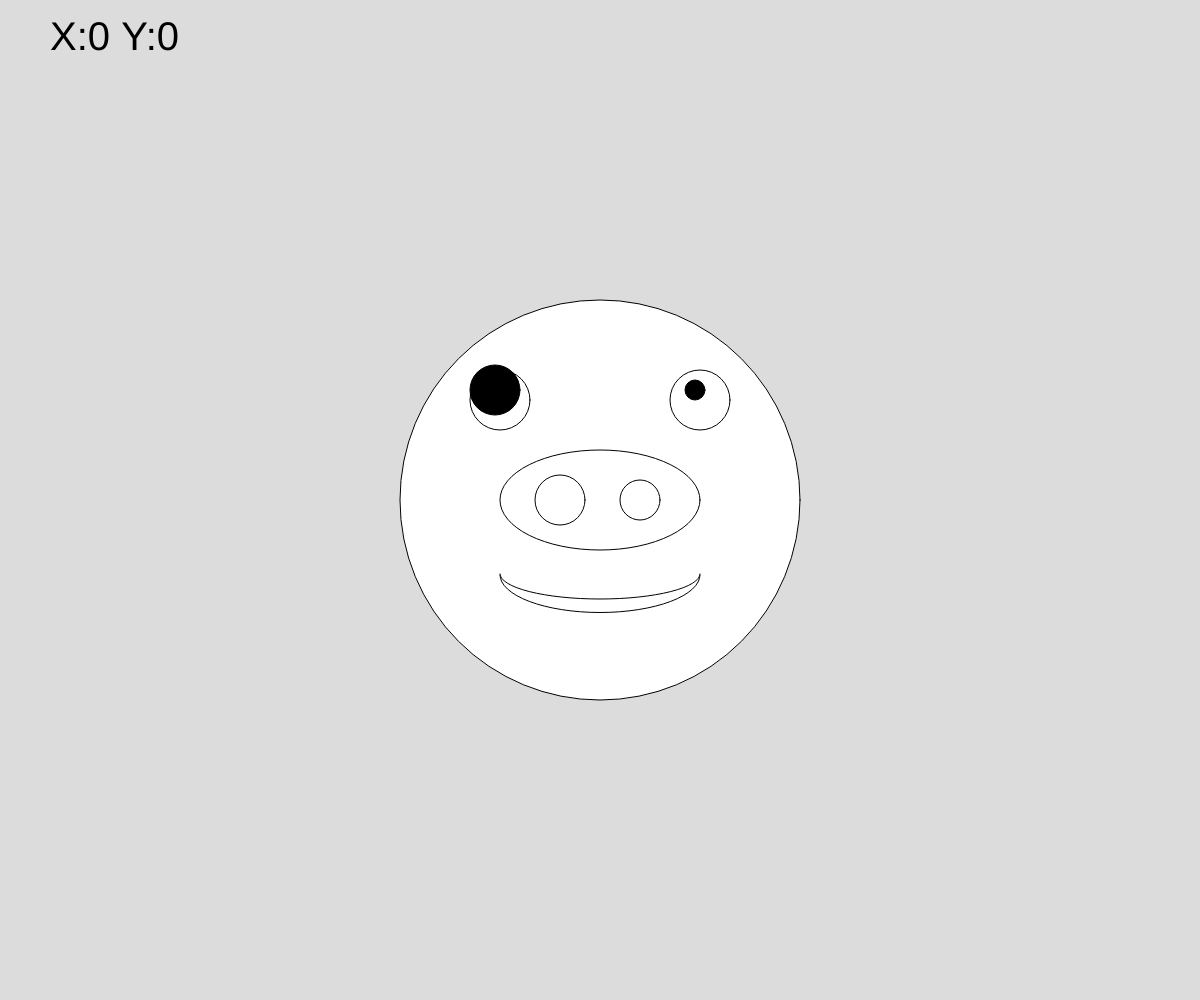
Frame 1 (no input)
Frame 60 (no input): identical to frame 1, image omitted
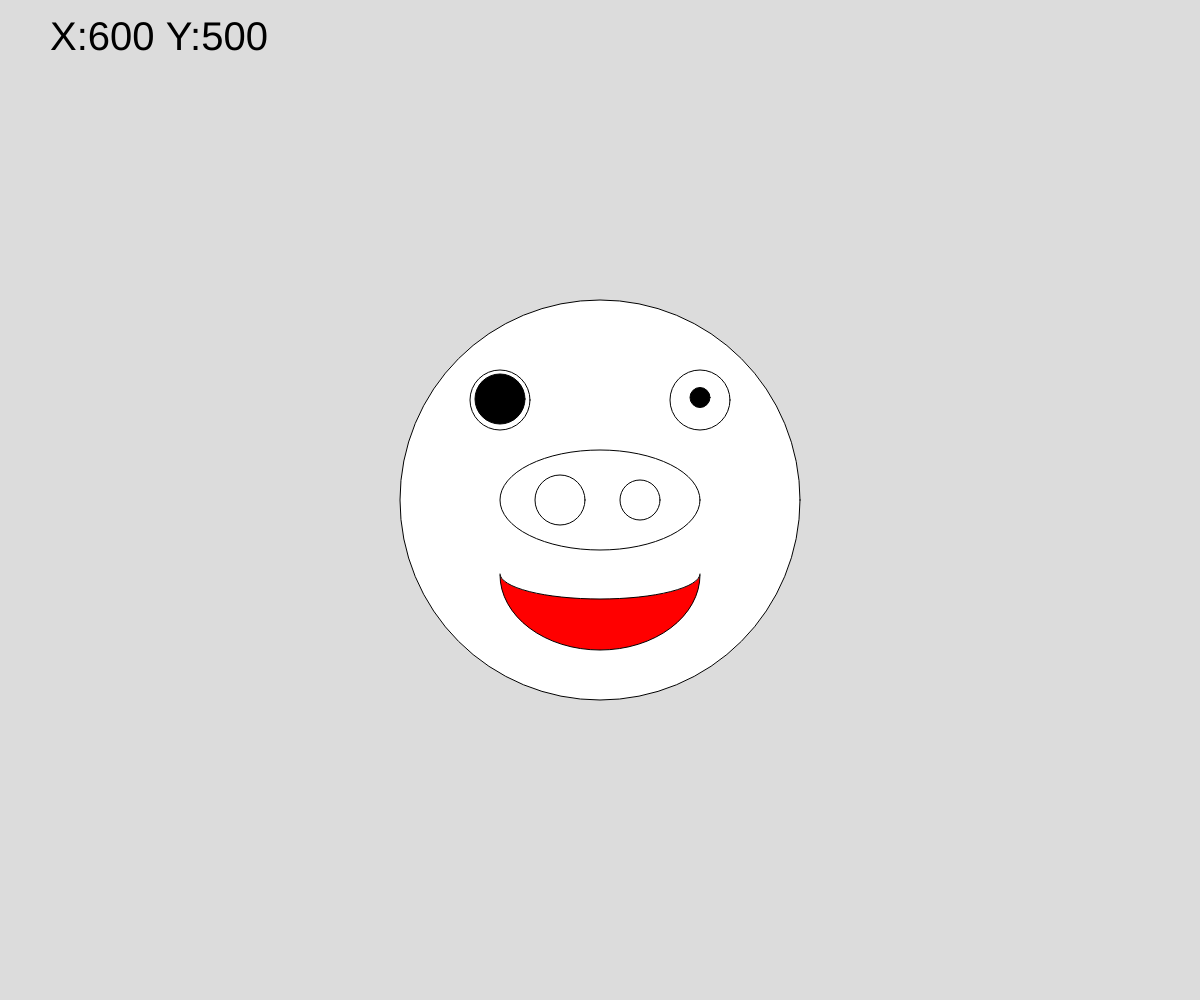
Frame 120 (the mouse pressed at the canvas centre since frame 60)

The p5.js sketch that drew these frames (run headless with seeded random() and noise() and a simulated clock; from frame 60 on, the mouse is pressed at the canvas centre):

// p5.js sketch
// ── sketch.js
function setup() {
  createCanvas(windowWidth,windowHeight);
}

function draw() {
  background(220);
  textSize(40)
  text("X:"+mouseX+" Y:"+mouseY,50,50)
push()
   translate(width/2,height/2)
   fill('50')
   ellipse(0,0,400)
   fill(255)
   ellipse(0,0,200,100)

   ellipse(-40,0,50)//左鼻孔
   ellipse(40,0,40)//右鼻孔

   ellipse(-100,-100,60)
   ellipse(100,-100,60)

   fill(0)
   ellipse(-100+map(mouseX,0,width,-5,5),-100+map(mouseX,0,height,-10,5),50)//左眼珠
   ellipse(100+map(mouseX,0,width,-5,5),-100+map(mouseY,0,height,-10,5),20)//右眼珠

   if(mouseIsPressed){
    fill(255,0,0)
    arc(0,75,200,150,0,PI)
   }
   else{
    fill("255")
    arc(0,75,200,75,0,PI)
   }
   fill("70")
   arc(0,74,200,50,0,PI)
   pop()
  
}
